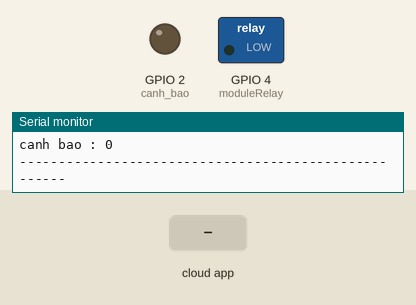
Recording of a sketch running on a simulated ESP32. Parts: switched loads named in the sketch (green lamp = pin HIGH), output pins drawn as LEDs (lit = HIGH), the last lines printed to the serial monitor. The test bench sets the inputs (shaded band). WiFi joins after 1.5 s; servers stay silent unless stated; the Firebase database answers and starts empty.

Above: at 4.3 s.
4.4 s: the phone or cloud app sets on to 1
At 5.9 s:
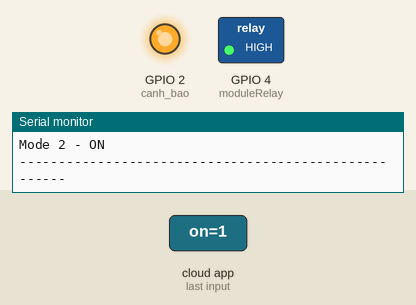
6.2 s: the phone or cloud app sets off to 1
10.9 s: the phone or cloud app sets on to 0
At 13.4 s:
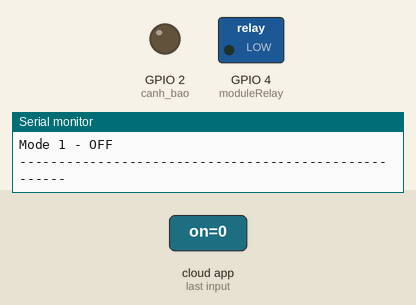
Timing chart, 0 to 14.9 s (numbered marks = the images above; inputs shaded):
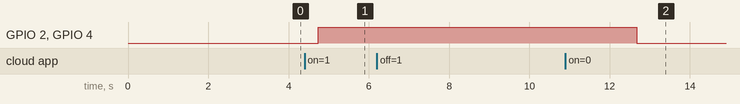

The sketch:

esp32_firebase.ino
```cpp
#include <Arduino.h>
// FIREBASE LIBRARY
#include "FirebaseESP32.h"
// FIREBASE DECLARE
#define FIREBASE_AUTH "AIzaSyAK0raN4nFl3vqgyeELdID-zOmtfrD7_6A"
#define FIREBASE_HOST "https://iot-project-1c24d-default-rtdb.firebaseio.com"

#define WIFI_SSID "dang_khanh_2k1"
#define WIFI_PASSWORD "25032001"

// create variables
FirebaseData firebaseData;
// biến hứng data
int dataFirebase;
//=============================================================
String temperature_safe = "/temperature-safe";
String humidity_safe = "/humidity-safe";
String ppm_safe = "/ppm-safe";
String temperature = "/temperature";
String humidity = "/humidity";
String ppm = "/ppm";
String warning = "/warning";
// mode 1 : tat he thong do nguoi dung chon
String off = "/mode/off";
// mode 2 : mo he thong do nguoi dung chon
String on = "/mode/on";
// mode 3 : he thong tu dong
String autoo = "/mode/auto";
//=============================================================
String temp_string = "";
String humidity_string = "";
String ppm_string = "";
//=============================================================
float h_safe, t_safe, t, h;
//=============================================================
int p, p_safe, canh_bao = 2, moduleRelay = 4;
//=============================================================
bool bat_canh_bao = false, nguoi_dung_nhan_nut = false, tac_dong_nguoi_dung = false;  // false : tat he thong ; true : mo he thong
bool mode1 = false, mode2 = false, mode3 = true;
//=============================================================
//=============================================================
//=============================================================
void setup() {
  Serial.begin(9600);

  pinMode(canh_bao, OUTPUT);
  pinMode(moduleRelay, OUTPUT);
  digitalWrite(canh_bao, LOW);
  digitalWrite(moduleRelay, LOW);
  ketNoiWifi();
  giaoTiepFireBase();

  if (Firebase.ready()) {
    readDataFromArduino();
    sendDataFromFirebaseToEsp32();
  }
}

void loop() {

  if (mode1 == true) mode1_true();
  if (mode2 == true) mode2_true();
  if (mode3 == true) mode3_true();

  if (Firebase.ready()) {
    readDataFromArduino();
    sendDataFromEsp32ToFirebase();
    sendDataFromFirebaseToEsp32();
  }

}

void ketNoiWifi() {
  WiFi.begin(WIFI_SSID, WIFI_PASSWORD);
  while (WiFi.status() != WL_CONNECTED) {
    Serial.print(".");
    delay(1000);
  }
  Serial.println();
  Serial.print("Connected with IP: ");
  Serial.println(WiFi.localIP());
  Serial.println();
}

void giaoTiepFireBase() {
  // KET NOI FIREBASE
  Firebase.begin(FIREBASE_HOST, FIREBASE_AUTH);
  Firebase.reconnectWiFi(true);
}


void readDataFromArduino() {
  // Check if any reads failed and exit early (to try again).
  if (Serial.available()) {
    temp_string = Serial.readStringUntil('\n');
    humidity_string = Serial.readStringUntil('\n');
    ppm_string = Serial.readStringUntil('\n');
  }
  t = temp_string.toFloat();
  h = humidity_string.toFloat();
  p = ppm_string.toInt();

  Serial.println("Nhiet do = " + String(t));
  Serial.println("Do am = " + String(h));
  Serial.println("Chat luong khong khi = " + String(p));
  Serial.println("canh bao : " + String(bat_canh_bao));
  if(mode1==true) {
    Serial.println("Mode 1 - OFF");
  }
  if(mode2==true) {
    Serial.println("Mode 2 - ON");
  }
  if(mode3==true) {
    Serial.println("Mode 3 - AUTO");
  }
  Serial.println("-----------------------------------------------------");
}

void sendDataFromEsp32ToFirebase() {
  // send data from esp32 to firebase
  Firebase.setFloat(firebaseData, temperature, t);
  Firebase.setFloat(firebaseData, humidity, h);
  Firebase.setInt(firebaseData, ppm, p);
}

void sendDataFromFirebaseToEsp32() {
  // lay data tu firebase về esp32
  Firebase.getFloat(firebaseData, temperature_safe);
  t_safe = firebaseData.floatData();
  Firebase.getFloat(firebaseData, humidity_safe);
  h_safe = firebaseData.floatData();
  Firebase.getInt(firebaseData, ppm_safe);
  p_safe = firebaseData.intData();

  Firebase.getBool(firebaseData, off);
  mode1 = firebaseData.boolData();
  Firebase.getBool(firebaseData, on);
  mode2 = firebaseData.boolData();
  Firebase.getBool(firebaseData, autoo);
  mode3 = firebaseData.boolData();

  Firebase.getBool(firebaseData, warning);
  bat_canh_bao = firebaseData.boolData();

}

void tatCanhBao() {
  // nút tắt cảnh báo do người dùng nhấn
  digitalWrite(canh_bao, LOW);
  digitalWrite(moduleRelay, LOW);
  // gui du lieu len firebase
  bat_canh_bao = false;
}

void moCanhBao() {
  digitalWrite(canh_bao, HIGH);
  digitalWrite(moduleRelay, HIGH);
}

// tat canh bao bang tay
void mode1_true() {
  if (mode1 == true) {
    tatCanhBao();
  }
}

// mo canh bao bang tay
void mode2_true() {
  if (mode2 == true) {
    moCanhBao();
  }
}

// he thong tu dong
void mode3_true() {
  // cảnh báo tự động
  // mở cảnh báo tự động báo động
  if ((p > p_safe || t > t_safe) && bat_canh_bao == false) {
    bat_canh_bao = true;
    Firebase.setBool(firebaseData, warning, bat_canh_bao);
    moCanhBao();
  }
  // tắt cảnh báo tự động nếu nhiệt độ về mức an toàn
  if ((p <= p_safe && t <= t_safe) && bat_canh_bao == true) {
    bat_canh_bao = false;
    Firebase.setBool(firebaseData, warning, bat_canh_bao);
    tatCanhBao();
  }
}
```

Measured:
- after the input at 4.4 s, GPIO 2 (canh_bao), GPIO 4 (moduleRelay): LOW → HIGH after 0.34 s
- after the input at 10.9 s, GPIO 2 (canh_bao), GPIO 4 (moduleRelay): HIGH → LOW after 1.8 s
